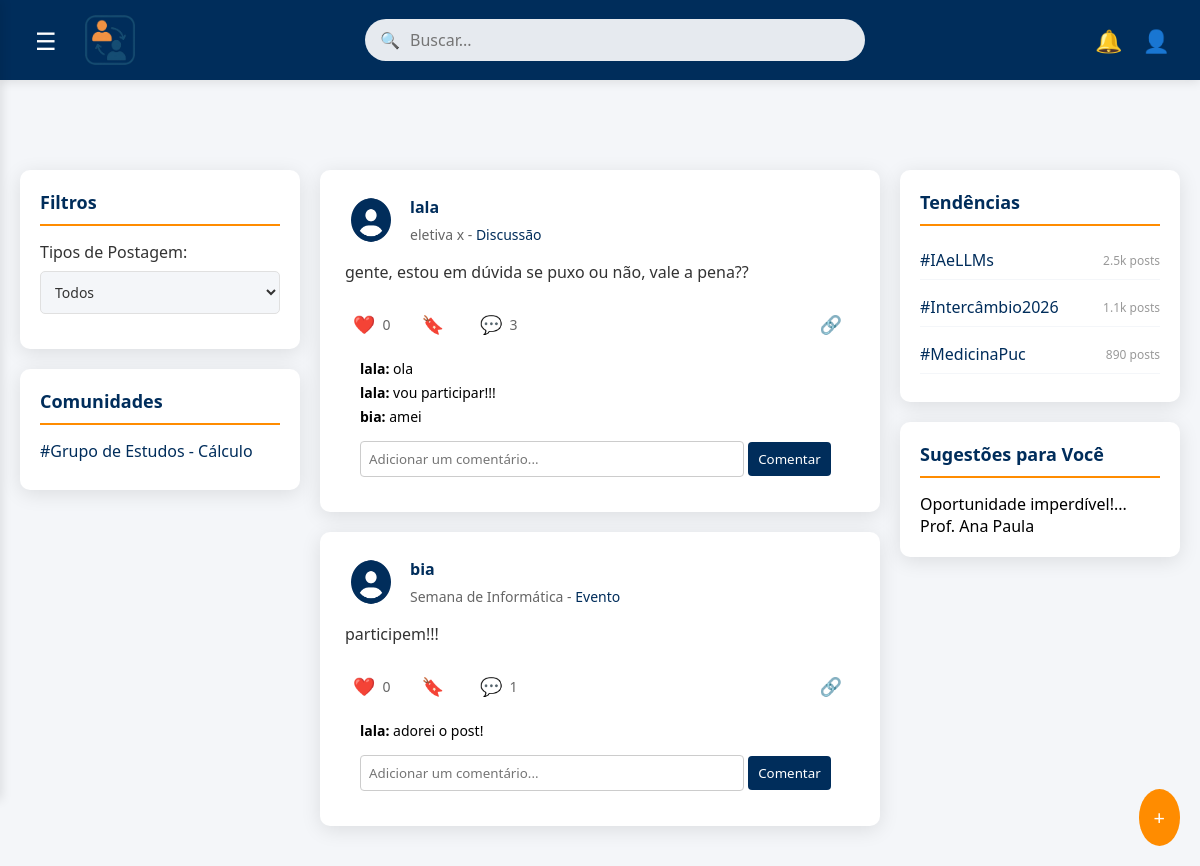
Before: /filtropost/ (signed in) with the older database file.
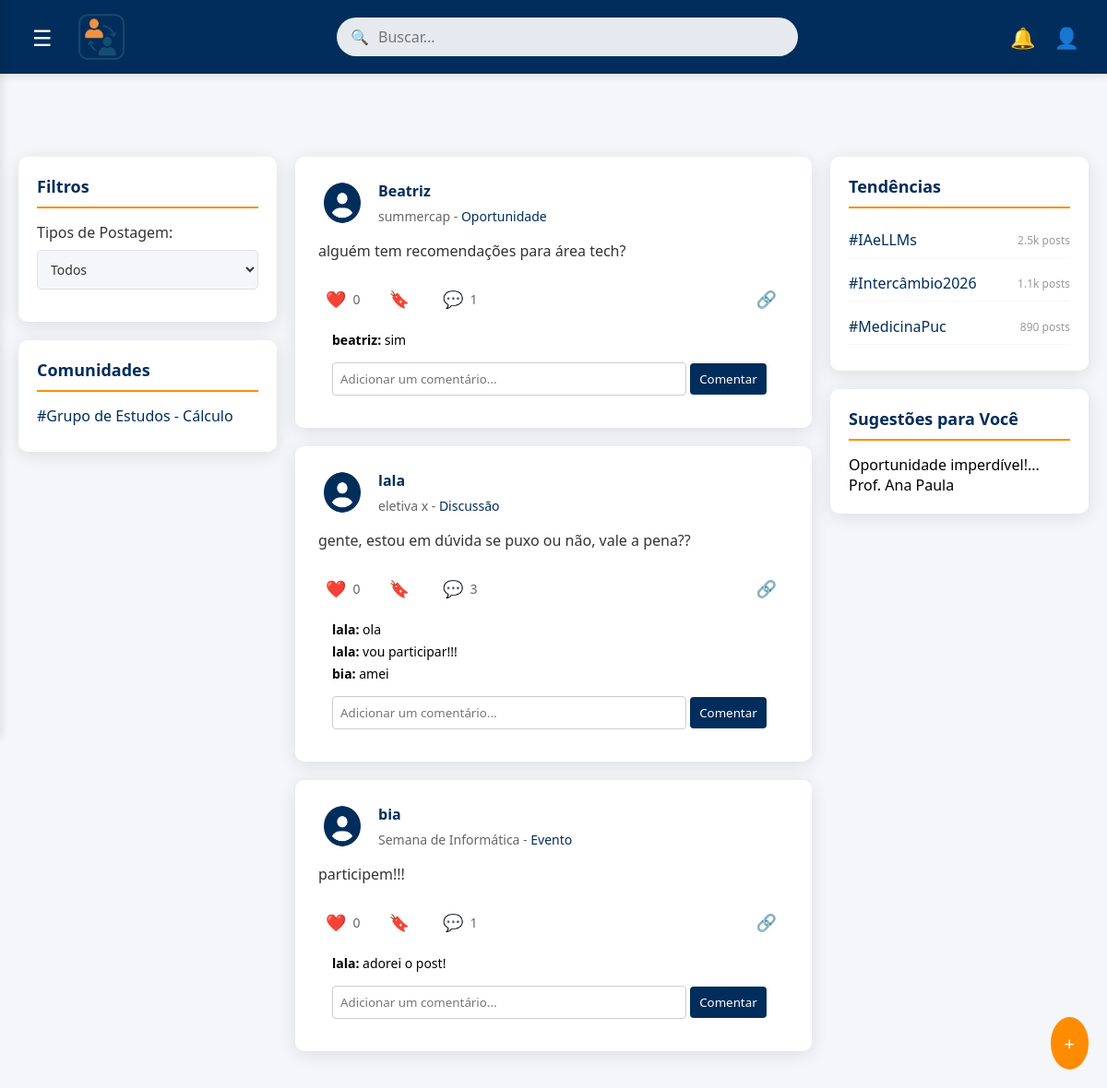
After: the same page with the newer database file.
### core/models.py (models this page shows, shortened)
class Comunidade(models.Model):
    nome = models.CharField(max_length=150, unique=True)
    descricao = models.TextField(max_length=500, blank=True, null=True) # <-- NOVO
    icone = models.ImageField(upload_to='comunidade_icones/', blank=True, null=True) # <-- NOVO
    membros_count = models.IntegerField(default=0)
    membros = models.ManyToManyField(settings.AUTH_USER_MODEL, related_name='comunidades_inscritas', blank=True)

class Postagem(models.Model):
    TIPO_POST = [
        ('NOT', 'Notícia'),
        ('EVT', 'Evento'),
        ('OPR', 'Oportunidade'),
        ('DSC', 'Discussão'),
    ]
    autor = models.ForeignKey(settings.AUTH_USER_MODEL, on_delete=models.CASCADE)
    titulo = models.CharField(max_length=100)
    conteudo = models.TextField()
    data_publicacao = models.DateTimeField(auto_now_add=True)
    tipo = models.CharField(max_length=3, choices=TIPO_POST, default='DSC')
    comentarios_count = models.IntegerField(default=0)
    curtidas = models.ManyToManyField(settings.AUTH_USER_MODEL, related_name='curtidas_post', blank=True)
    salvamentos = models.ManyToManyField(settings.AUTH_USER_MODEL, related_name='salvamentos_post', blank=True)
    arquivo_anexo = models.FileField(upload_to='post_anexos/', blank=True, null=True)

class Comentario(models.Model):
    postagem = models.ForeignKey(Postagem, on_delete=models.CASCADE, related_name='comentarios')
    autor = models.ForeignKey(settings.AUTH_USER_MODEL, on_delete=models.CASCADE)
    conteudo = models.TextField()
    data_criacao = models.DateTimeField(auto_now_add=True)
    class Meta:
        ordering = ['data_criacao']

### core/views.py (the view)
# urls.py: path('filtropost/', views.filtropost, name='filtropost'),
@login_required
def filtropost(request):
    if request.method == 'POST':
        form_postagem = PostagemForm(request.POST, request.FILES)
        if form_postagem.is_valid():
            postagem = form.save(commit=False)
            postagem.autor = request.user
            postagem.save()
            messages.success(request, "Postagem publicada com sucesso!")
            return redirect('filtropost')
    else:
        form_postagem = PostagemForm()
    tipo_selecionado = request.GET.get('tipo', 'todos')
    postagens_qs = Postagem.objects.all()
    if tipo_selecionado != 'todos':
        mapeamento = {'noticias': 'NOT', 'eventos': 'EVT', 'oportunidades': 'OPR', 'discussao': 'DSC'}
        codigo_tipo = mapeamento.get(tipo_selecionado)
        if codigo_tipo:
            postagens_qs = postagens_qs.filter(tipo=codigo_tipo)
    postagens = postagens_qs.order_by('-data_publicacao').select_related('autor').prefetch_related('comentarios')
    comunidades = Comunidade.objects.all()[:5]
    context = {
        'postagens': postagens,
        'comunidades': comunidades,
        'tipo_selecionado': tipo_selecionado,
        'form_postagem': form_postagem,
        'usuario': request.user
    }
    return render(request, 'core/filtropost.html', context)

### core/forms.py
class PostagemForm(forms.ModelForm):
    class Meta:
        model = Postagem
        fields = ['titulo', 'conteudo', 'tipo', 'arquivo_anexo']
        widgets = {
            'titulo': forms.TextInput(attrs={'placeholder': 'Título da Postagem'}),
            'conteudo': forms.Textarea(attrs={'placeholder': 'Escreva seu conteúdo aqui...', 'rows': 5}),
        }

### core/templates/core/filtropost.html (shortened to what the changed rows need)
{% load static %}
<!DOCTYPE html>
<html lang="pt">
<head>
    <link rel="stylesheet" href="{% static 'css/estilo/estilo3.css' %}">
</head>
<body>
    <div class="layout-desktop-feed">
        <main class="conteudo-principal-feed">
            <aside class="barra-lateral-filtros">
                <div class="caixa-filtro">
                    <ul>
                        {% for comunidade in comunidades %}
                        <li><a href="#">#{{ comunidade.nome }}</a></li>
                        {% empty %}
                        <li>Nenhuma comunidade encontrada.</li>
                        {% endfor %}
                    </ul>
                </div>
            </aside>
            <section class="container-feed">
                {% for post in postagens %}
                <article class="cartao-post">
                    <div class="cabecalho-post">
                        <img id="iconee" src="{% static 'img/image copy 12.png' %}">
                        <div class="info-post">
                            <h4 class="nome-usuario">{{ post.autor.first_name|default:post.autor.username }}</h4>
                            <span class="tag-tipo-post">{{ post.titulo }} -
                                <span class="texto-tag-tipo">{{ post.get_tipo_display }}</span>
                            </span>
                        </div>
                    </div>
                    <p class="previa-conteudo-post">
                        {{ post.conteudo|truncatechars:150 }}
                    </p>
                    <div class="acoes-post">
                        <button class="botao-acao curtir-botao">
                            <a href="{% url 'curtir_postagem' pk=post.pk %}"
                                style="text-decoration: none; color: inherit;">
                                <span class="emoji-icon">❤️</span>
                            </a>
                            {{ post.curtidas.count }}
                        </button>
                        <button class="botao-acao salvar-botao">
                            <a href="{% url 'salvar_postagem' pk=post.pk %}"
                                style="text-decoration: none; color: inherit;">
                                <span class="emoji-icon">🔖</span>
                            </a>
                        </button>
                        <button class="botao-acao comentar-botao">
                            <span class="emoji-icon">💬</span>
                            {{ post.comentarios.count }}
                        </button>
                        <button class="botao-acao compartilhar-botao icone-compartilhar-direita">
                            <span class="emoji-icon">🔗</span>
                        </button>
                    </div>
<div class="comentarios-lista" style="margin-top: 15px; padding: 0 15px;">
    {% for comentario in post.comentarios.all %}
        <p style="font-size: 14px; margin-bottom: 5px;">
            <strong>{{ comentario.autor.username }}:</strong> {{ comentario.conteudo }}
        </p>
    {% empty %}
        <p style="font-size: 14px; color: #666;">Seja o primeiro a comentar!</p>
    {% endfor %}
</div>
<div class="comentario-input" style="padding: 10px 15px;">
    <form method="post" action="{% url 'adicionar_comentario' pk=post.pk %}">
        <input
            type="text"
            name="conteudo"
            placeholder="Adicionar um comentário..."
            required
            style="width: 80%; padding: 8px; border: 1px solid #ccc; border-radius: 4px;"
        >
        <button type="submit" style="padding: 8px 10px; background-color: #002D5B; color: white; border: none; border-radius: 4px;">
            Comentar
        </button>
    </form>
</div>
                </article>
                {% empty %}
                <p>Nenhuma postagem encontrada. Seja o primeiro a criar conteúdo!</p>
                {% endfor %}
            </section>
        </main>
    </div>
</body>
</html>

Changed rows visible on the page:
added Postagem: autor.first_name "Beatriz", titulo "summercap", tipo "Oportunidade", conteudo "alguém tem recomendações para área tech?", curtidas.count "0", comentarios.count "1"
added Comentario: autor.username "beatriz", conteudo "sim", shown under "Beatriz"
